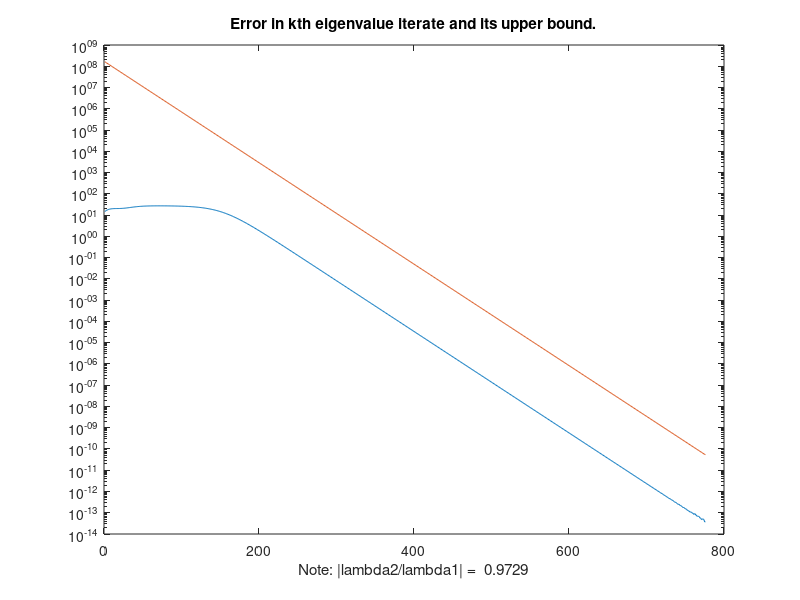
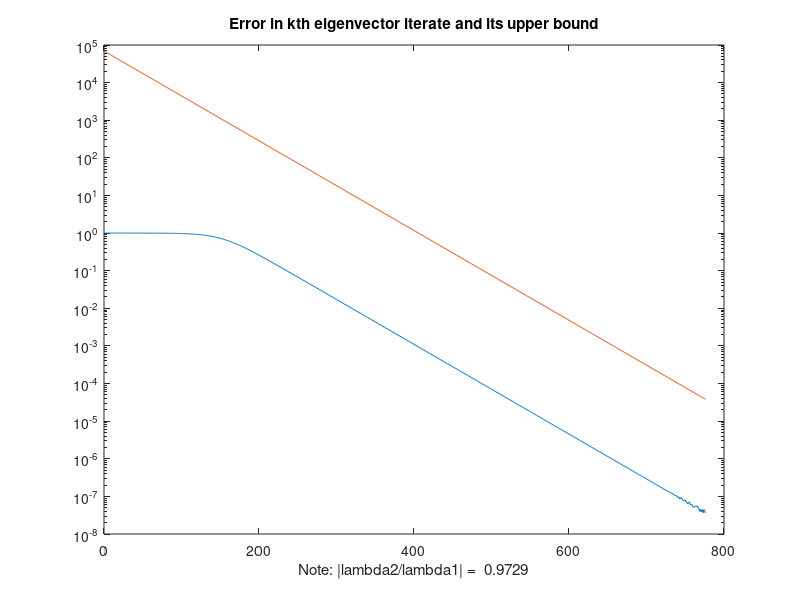

Reproduce these figures in MATLAB, in order.
  function ShowPowerMethodSym()
% function ShowPowerMethodSym()
% Illustrates the power method (symmetric case).
% GVL4: Section 8.2.1
n = 100;
itMax =1000;
% Generate A and get is key properties...
A = randn(n,n); A = (A+A')/2; [Q,D] = schur(A);
[d,idx] = sort(abs(diag(D)),'descend');
lambda1 = D(idx(1),idx(1)) ;
q1 = Q(:,idx(1)); 
lambda2 = D(idx(2),idx(2));
r = abs(lambda2/lambda1);
% Initialize the power method...
q = randn(n,1); q = q/norm(q);
% Needed for bounds...
cosTheta0 = abs(q'*q1); 
sinTheta0 = sqrt(1-cosTheta0^2); 
tanTheta0 = sinTheta0/cosTheta0;
del = max(abs(diag(D)-lambda1));
% Start the iteration...
k = 0;
eigErr = []; eigErrBound = []; sinThetak = []; sinThetakBound = [];
z = A*q;
lambda = q'*z;
while  k<=itMax && norm(z - lambda*q)>=10^-6
    k = k+1;
    q = z/norm(z);
    z = A*q;
    lambda = q'*z;
    eigErr = [eigErr abs(lambda1-lambda)];
    eigErrBound = [eigErrBound del*tanTheta0^2*r^(2*k)];
    cosThetak = abs(q'*q1); 
    sinThetak = [sinThetak sqrt(1-cosThetak^2)];
    sinThetakBound = [sinThetakBound del*tanTheta0*r^k];
end
kRange=1:k;
close all
semilogy(kRange,eigErr,kRange,eigErrBound)
xlabel(sprintf('Note: |lambda2/lambda1| = %7.4f',r))
title(sprintf('Error in kth eigenvalue iterate and its upper bound.'))
figure
semilogy(kRange,sinThetak,kRange,sinThetakBound)
xlabel(sprintf('Note: |lambda2/lambda1| = %7.4f',r))
title(sprintf('Error in kth eigenvector iterate and its upper bound'))
shg